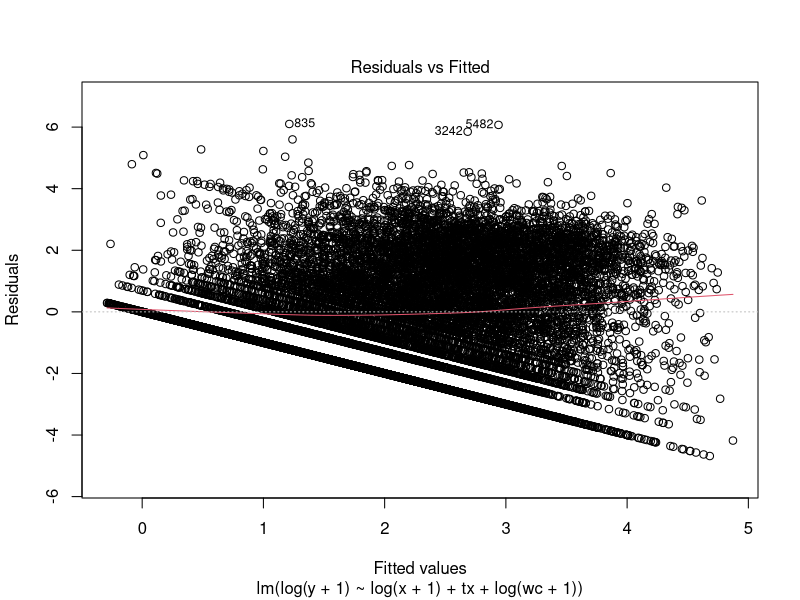
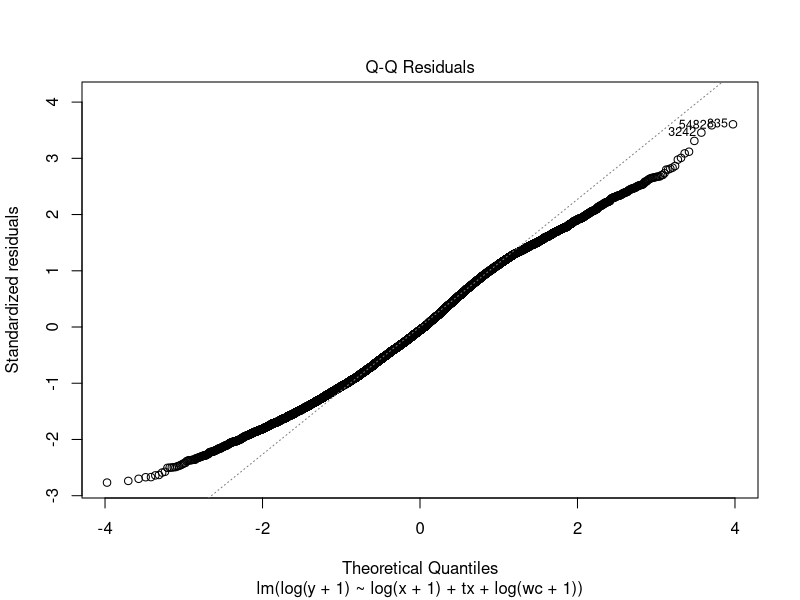
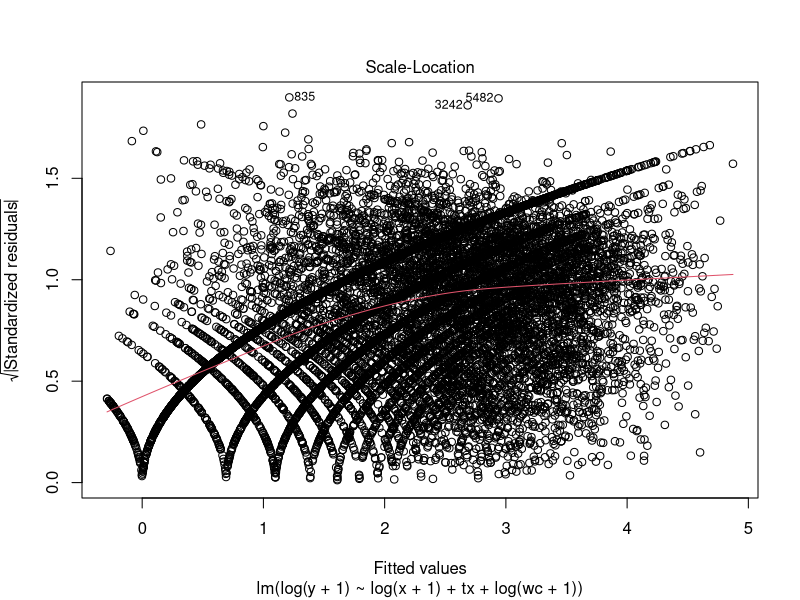
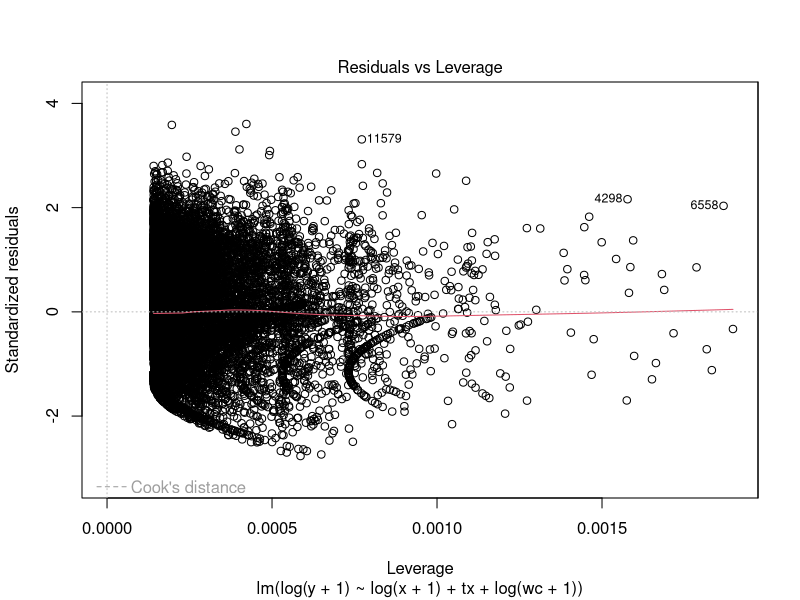

Source code (R) for these figures, in order:
## ---- chunk 1
knitr::opts_chunk$set(echo = TRUE)
## ---- chunk 2
library(car)
setwd("../data/")
part = read.csv("part.csv", na.strings="?")
names(part)
head(part)
## ---- chunk 3
fit = lm(log(y + 1) ~ log(x + 1) + tx, part)
summary(fit)
## ---- chunk 4
fit2 = lm(log(y + 1) ~ log(x + 1) + tx + log(wc + 1), part)
summary(fit2)
## ---- chunk 5
plot(fit2)
